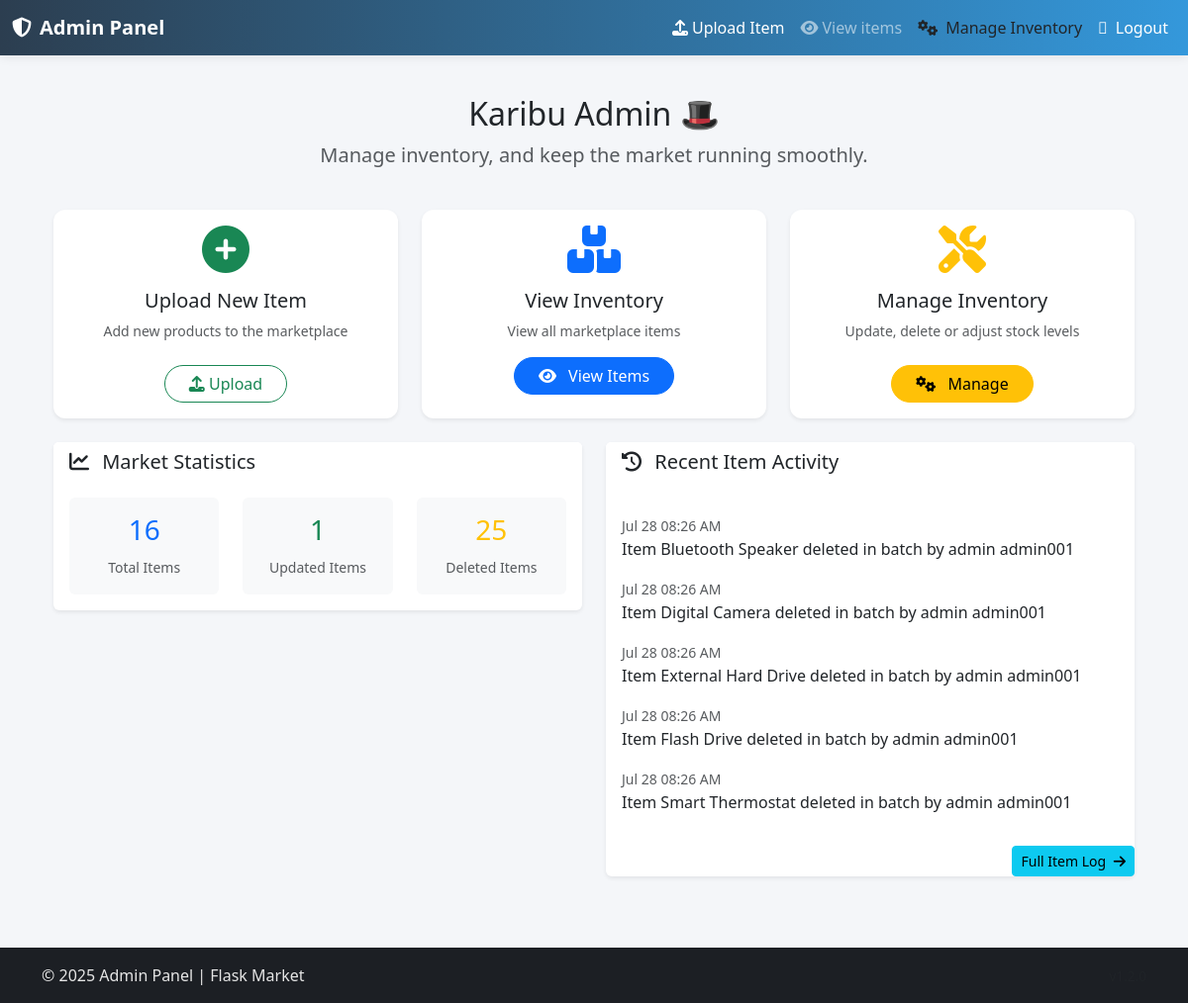
The page /admins/admins (signed in) on the database as committed earlier.
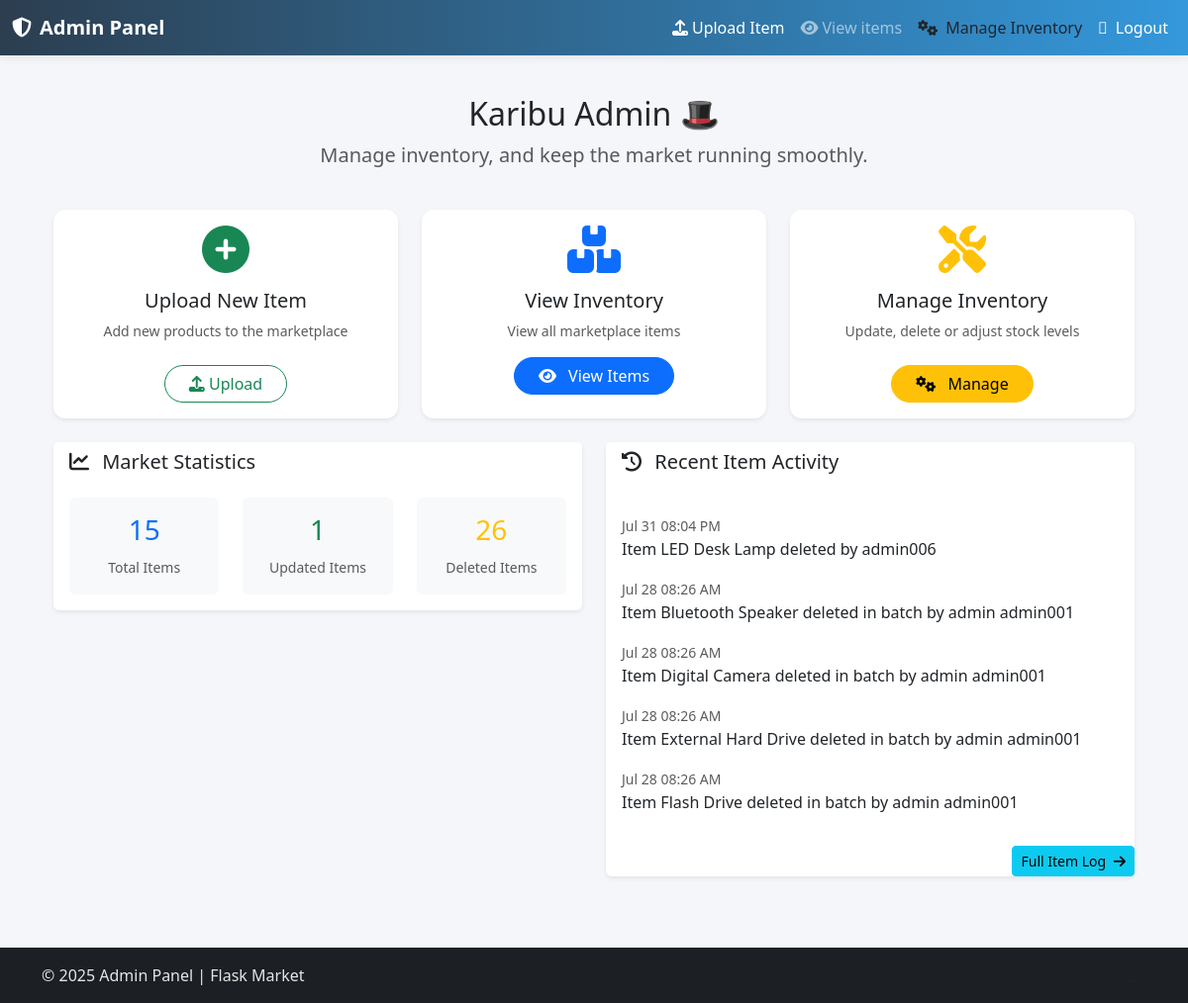
The same page on the database as committed later.
### admins/models.py (models this page shows, shortened)
class ItemManagementlog(db.Model):
    __tablename__ = 'item_management_log'
    log_id = db.Column(db.String(), primary_key=True)
    item_id = db.Column(db.String(), nullable=False)
    action = db.Column(db.String(length=50), nullable=False)
    admin_id = db.Column(db.String(), db.ForeignKey('admins.admin_id'), nullable=False)
    timestamp = db.Column(db.DateTime(timezone=True), nullable=False, default=lambda: datetime.now(ZoneInfo("Africa/Nairobi")))
    notes = db.Column(db.Text)
    admin = db.relationship('Admins', backref='management_logs')

### admins/routes.py (the view)
@admins_bp.route('/admins')
def admins():
    return render_template('/admin/admins_home.html')

### admins/routes.py (called while the page is built)
@admins_bp.context_processor
def inject_now():
    eat = ZoneInfo("Africa/Nairobi")
    return {'now': datetime.now(tz=eat)}

@admins_bp.context_processor
def inject_stats():
    stats = {
        'total_items': Items.query.count(),
        'total_admins': Admins.query.count(),
        'pending_approvals': Admins.query.filter_by(is_approved=False).count(),
        'active_admins': Admins.query.filter_by(is_approved=True).count(),
        'updated_items': ItemManagementlog.query.filter_by(action='updated').count(),
        'deleted_items': ItemManagementlog.query.filter_by(action='deleted').count(),
    }
    recent_items_logs = ItemManagementlog.query.order_by(ItemManagementlog.timestamp.desc()).limit(5).all()
    recent_admins_logs = AdminActionLog.query.order_by(AdminActionLog.timestamp.desc()).limit(5).all()
    return {
        'stats': stats,
        'recent_admins_logs': recent_admins_logs,
        'recent_items_logs': recent_items_logs
    }

### admins/templates/admin/admins_home.html (shortened to what the changed rows need)
{% extends 'admin_base.html' %}
{% block content %}
    {% if not  session.get('admin_logged_in') %}
        <div class="text-center mt-5">
            <h3 class="text-danger"><i class="fas fa-lock me-2"></i>You must be logged in to access the admin dashboard</h3>
            <a href="{{ url_for('admins.admin_login') }}" class="btn btn-primary mt-4 px-4">Login Now</a>
        </div>
    {% else %}
    <div class="container-fluid py-4">
        <div class="row mb-4">
            <div class="col-12 text-center">
                <h2 class="mb-2">Karibu Admin 🎩</h2>
                <p class="lead text-muted">
                    Manage inventory{% if session.get('is_super_admin') %},  approve admins{% endif %}, and keep the market running smoothly.
                </p>
            </div>
        </div>
        <div class="row g-4 mb-4">
            <div class="col-md-4">
                <div class="card cardhover border-0 shadow-sm h-100 position-relative">
                    <div class="card-body text-center">
                        <i class="fas fa-plus-circle fa-3x text-success mb-3"></i>
                        <h5>Upload New Item</h5>
                        <p class="text-muted small">Add new products to the marketplace</p>
                        <a href="{{ url_for('admins.admin_item_upload') }}" class="btn btn-outline-success rounded-pill px-4 mt-2">
                            <i class="fas fa-upload"></i> Upload
                        </a>
                    </div>
                </div>
            </div>
            <div class="col-md-4">
                <div class="card cardhover border-0 shadow-sm h-100 position-relative">
                    <div class="card-body text-center">
                        <i class="fas fa-boxes fa-3x text-primary mb-3"></i>
                        <h5>View Inventory</h5>
                        <p class="text-muted small">View all marketplace items</p>
                        <a href="{{ url_for('admins.admin_items_view') }}" class="btn btn-primary rounded-pill px-4">
                            <i class="fas fa-eye me-2"></i> View Items
                        </a>
                    </div>
                </div>
            </div>
            <div class="col-md-4">
                <div class="card cardhover border-0 shadow-sm h-100 position-relative">
                    <div class="card-body text-center">
                        <i class="fas fa-tools fa-3x text-warning mb-3"></i>
                        <h5>Manage Inventory</h5>
                        <p class="text-muted small">Update, delete or adjust stock levels</p>
                        <a href="{{ url_for('admins.admin_items_manage') }}" class="btn btn-warning rounded-pill px-4 mt-2">
                            <i class="fas fa-cogs me-2"></i> Manage
                        </a>
                    </div>
                </div>
            </div>
        </div>
        <div class="row g-4">
            <div class="col-md-6">
                <div class="card shadow-sm border-0">
                    <div class="card-header bg-white border-0">
                        <h5 class="mb-0"><i class="fas fa-chart-line me-2"></i> Market Statistics</h5>
                    </div>
                    <div class="card-body">
                        <div class="row text-center">
                            <div class="col-4">
                                <div class="p-3 bg-light rounded">
                                    <h3 class="text-primary">{{ stats.get('total_items', '---') }}</h3>
                                    <small class="text-muted">Total Items</small>
                                </div>
                            </div>
                            <div class="col-4">
                                <div class="p-3 bg-light rounded">
                                    <h3 class="text-success">{{ stats.get('updated_items', '---') }}</h3>
                                    <small class="text-muted">Updated Items</small>
                                </div>
                            </div>
                            <div class="col-4">
                                <div class="p-3 bg-light rounded">
                                    <h3 class="text-warning">{{ stats.get('deleted_items','---') }}</h3>
                                    <small class="text-muted">Deleted Items </small>
                                </div>
                            </div>
                        </div>
                    </div>
                </div>
            </div>
            <div class="col-md-6">
                <div class="card shadow-sm border-0">
                    <div class="card-header bg-white border-0">
                        <h5><i class="fas fa-history me-2"></i> Recent Item Activity</h5>
                    </div>
                    <div class="card-body">
                        {% if recent_items_logs %}
                        <ul class="list-group list-group-flush">
                            {% for log in recent_items_logs %}
                            <li class="list-group-item border-0 px-0">
                                <small class="text-muted">{{ log.timestamp.strftime('%b %d %I:%M %p') }}</small>
                                <p class="mb-0">{{ log.notes }}</p>
                            </li>
                            {% endfor %}
                        </ul>
                        {% else %}
                        <p class="text-muted text-center mb-0">No recent activity to display.</p>
                        {% endif %}
                    </div>
                    <div class="text-end mt-2">
                        <a href="{{url_for('admins.item_activity_log')}}" class="btn btn-info btn-sm" >
                            Full Item Log <i class="fas fa-arrow-right ms-1"></i>
                        </a>
                    </div>
                </div>
            </div>
        </div>
    </div>
    {% endif %}
{% endblock %}

Rows that differ between the two databases and show on the page:
no longer on this page (row unchanged): ItemManagementlog: timestamp "Jul 28 08:26 AM", notes "Item Smart Thermostat deleted in batch by admin admin001"
added ItemManagementlog: timestamp "Jul 31 08:04 PM", notes "Item LED Desk Lamp deleted by admin006"
Other text that changed with them:
{{ stats.get('total_items', '---') }}: "16" → "15"
{{ stats.get('deleted_items','---') }}: "25" → "26"
